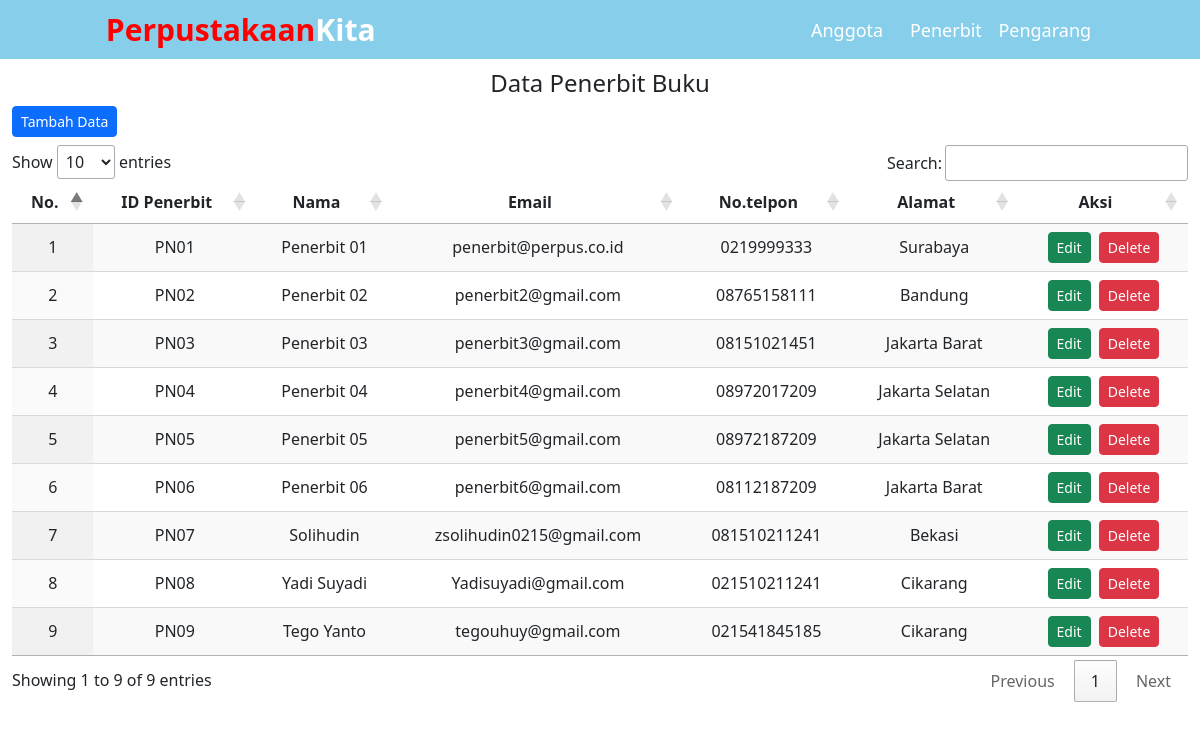
/sesi29/penerbit.php, run on the app's committed database.
### tables this page shows
CREATE TABLE `penerbit` (
  `id_penerbit` varchar(8) NOT NULL,
  `nama_penerbit` varchar(255) DEFAULT NULL,
  `email` varchar(50) DEFAULT NULL,
  `telp` varchar(12) DEFAULT NULL,
  `alamat` varchar(255) DEFAULT NULL
);

### sesi29/penerbit.php (the view, shortened to what this page needs)
<?php
include "config.php";
$Publishers = mysqli_query($connection, "SELECT * FROM penerbit");
?>
<html lang="en">
<head>
    <link href="https://cdn.jsdelivr.net/npm/bootstrap@5.3.2/dist/css/bootstrap.min.css" rel="stylesheet">
    <link rel="stylesheet" href="https://cdn.datatables.net/1.13.7/css/jquery.dataTables.css" />
    <link rel="stylesheet" href="css/styleku.css">
</head>
<body>
    <div id="navbar">
        <div class="col-md-1"></div>
        <div id="logo" class="col-md-7"><a href="index.php">Perpustakaan<span>Kita</span></a></div>
        <div id="menu" class="col-md-1 text-center"><a href="index.php">Anggota</a></div>
        <div id="menu" class="col-md-1 text-center"><a href="penerbit.php">Penerbit</a></div>
        <div id="menu" class="col-md-1 text-center"><a href="pengarang.php">Pengarang</a></div>
        <div class="col-md-1"></div>
    </div>
    <h4 class="text-center">Data Penerbit Buku</h4>
    <div class="container-fluid mb-2">
        <a class="btn btn-primary btn-sm mb-2"  href="tambah_penerbit.php">Tambah Data</a>
            <table id="myTable" class="display">
                <thead>
                    <tr>
                        <th class="text-center">No.</th>
                        <th class="text-center">ID Penerbit</th>
                        <th class="text-center">Nama</th>
                        <th class="text-center">Email</th>
                        <th class="text-center">No.telpon</th>
                        <th class="text-center">Alamat</th>
                        <th class="text-center">Aksi</th>
                    </tr>
                </thead>
                <tbody>
                    <?php
                    $no = 1;
                    while($publiser = mysqli_fetch_array($Publishers)){
                        if ($no % 2 == 0) { ?>
                            <tr class="text-center">
                                <td><?php echo $no ?></td>
                                <td><?php echo $publiser["id_penerbit"] ?></td>
                                <td><?php echo $publiser["nama_penerbit"] ?></td>
                                <td><?php echo $publiser["email"] ?></td>
                                <td><?php echo $publiser["telp"] ?></td>
                                <td><?php echo $publiser["alamat"] ?></td>
                                <td>
                                    <a href="edit_penerbit.php?id=<?php echo $publiser["id_penerbit"]?>" class="btn btn-success btn-sm">Edit</a>
                                    <a href="delete_penerbit.php?id=<?php echo $publiser["id_penerbit"]?>" class="btn btn-danger btn-sm ms-1" onclick="return confirm('Are you sure you want to delete this item?');">Delete</a>
                                </td>
                            </tr>
                        <?php } else {?>
                            <tr class="text-center">
                                <td><?php echo $no ?></td>
                                <td><?php echo $publiser["id_penerbit"] ?></td>
                                <td><?php echo $publiser["nama_penerbit"] ?></td>
                                <td><?php echo $publiser["email"] ?></td>
                                <td><?php echo $publiser["telp"] ?></td>
                                <td><?php echo $publiser["alamat"] ?></td>
                                <td>
                                    <a href="edit_penerbit.php?id=<?php echo $publiser["id_penerbit"]?>" class="btn btn-success btn-sm">Edit</a>
                                    <a href="delete_penerbit.php?id=<?php echo $publiser["id_penerbit"]?>" class="btn btn-danger btn-sm ms-1" onclick="return confirm('Are you sure you want to delete this item?');">Delete</a>
                                </td>
                            </tr>
                        <?php } ?>
                    <?php $no++ ?>
                    <?php } ?>
                </tbody>
            </table>
    </div>
</body>
</html>

### sesi29/css/styleku.css (style rules this page uses)
#navbar { display: flex; background-color: skyblue; padding: 7px; margin-bottom: 10px; }
#navbar a { text-decoration: none; }
#logo { font-weight: 700; font-size: 30px; }
#logo a { color: red; }
#logo a span { color: white; }
#menu { margin-top: 10px; font-weight: 500; font-size: 18px; }
#menu a { color: white; }

### data on the page
penerbit: id_penerbit "PN01", nama_penerbit "Penerbit 01", email "penerbit@perpus.co.id", telp "0219999333", alamat "Surabaya"
penerbit: id_penerbit "PN02", nama_penerbit "Penerbit 02", email "penerbit2@gmail.com", telp "08765158111", alamat "Bandung"
penerbit: id_penerbit "PN03", nama_penerbit "Penerbit 03", email "penerbit3@gmail.com", telp "08151021451", alamat "Jakarta Barat"
penerbit: id_penerbit "PN04", nama_penerbit "Penerbit 04", email "penerbit4@gmail.com", telp "08972017209", alamat "Jakarta Selatan"
penerbit: id_penerbit "PN05", nama_penerbit "Penerbit 05", email "penerbit5@gmail.com", telp "08972187209", alamat "Jakarta Selatan"
penerbit: id_penerbit "PN06", nama_penerbit "Penerbit 06", email "penerbit6@gmail.com", telp "08112187209", alamat "Jakarta Barat"
penerbit: id_penerbit "PN07", nama_penerbit "Solihudin", email "zsolihudin0215@gmail.com", telp "081510211241", alamat "Bekasi"
penerbit: id_penerbit "PN08", nama_penerbit "Yadi Suyadi", email "Yadisuyadi@gmail.com", telp "021510211241", alamat "Cikarang"
penerbit: id_penerbit "PN09", nama_penerbit "Tego Yanto", email "tegouhuy@gmail.com", telp "021541845185", alamat "Cikarang"
